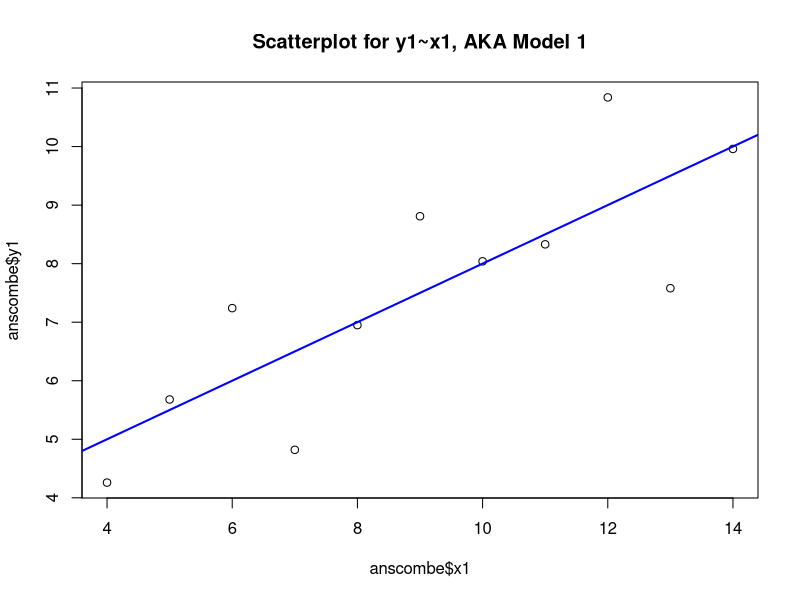
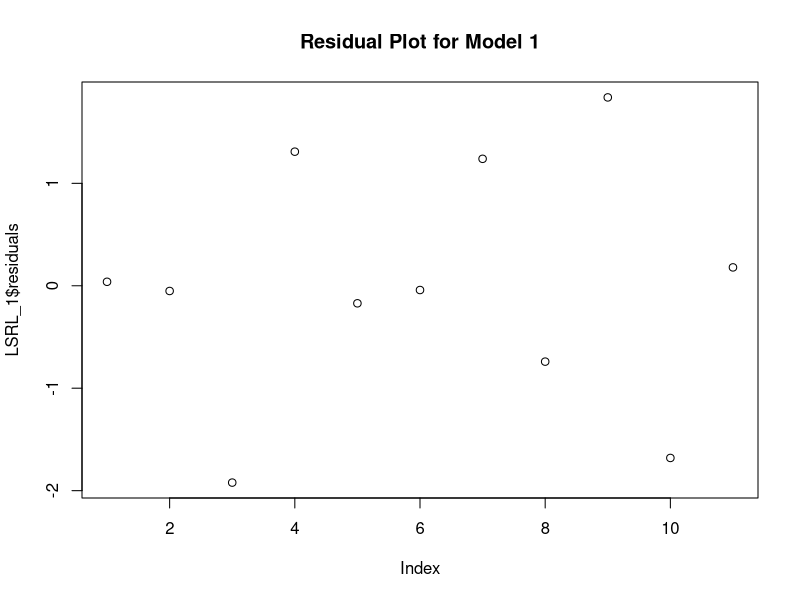
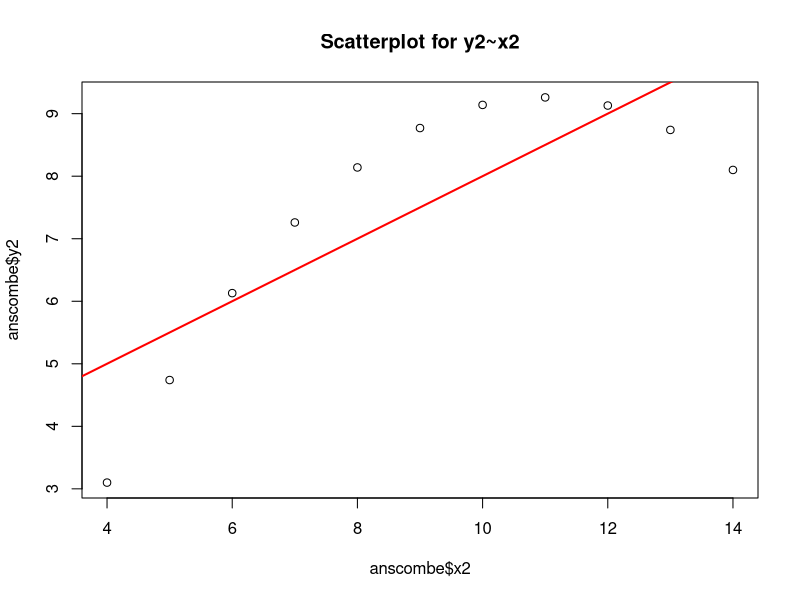
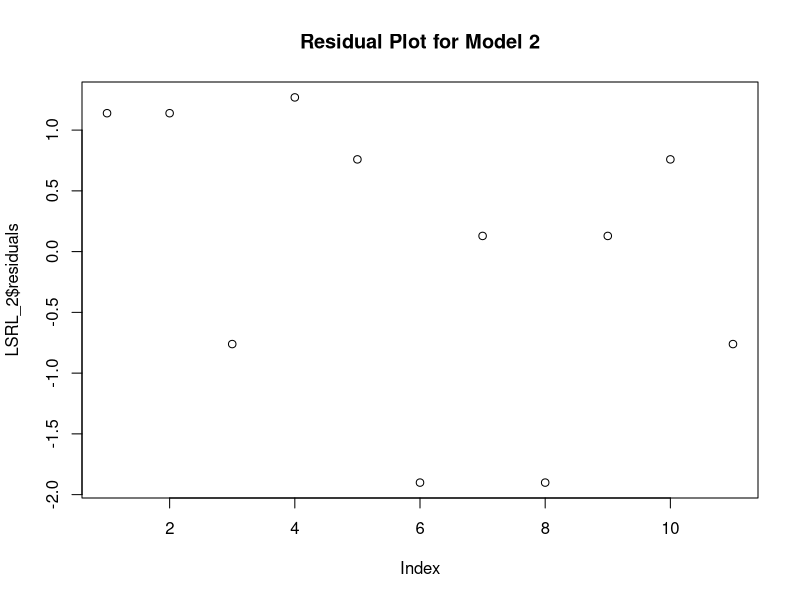
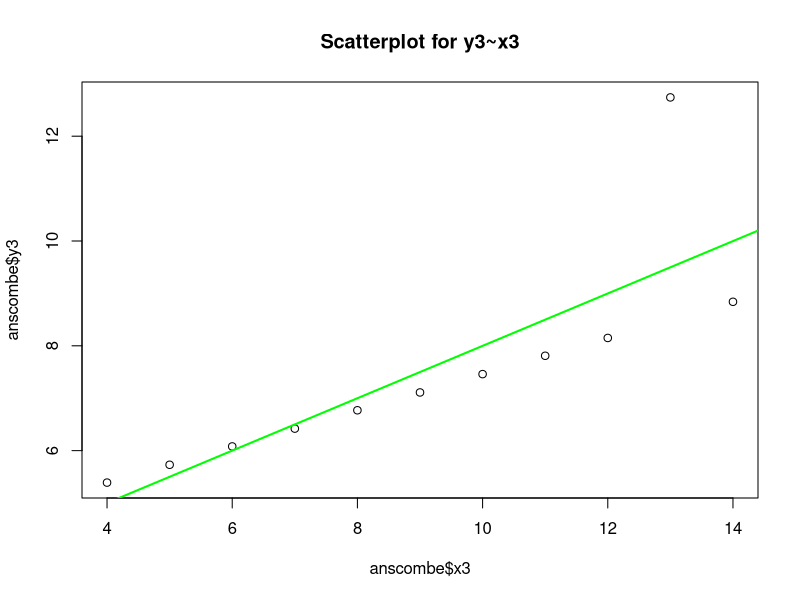
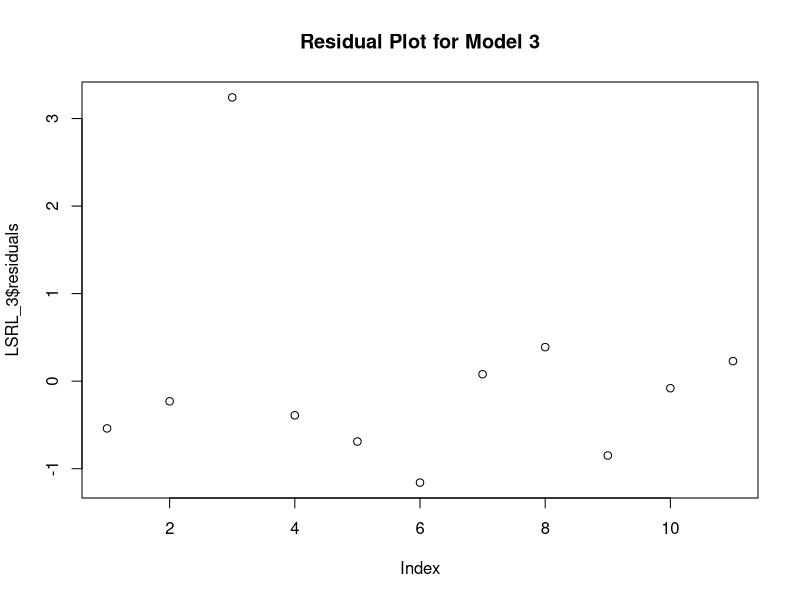
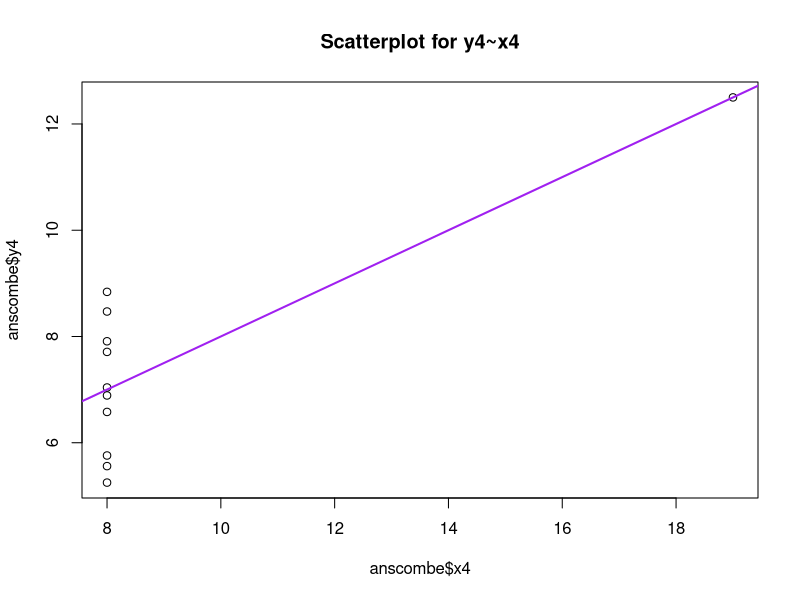
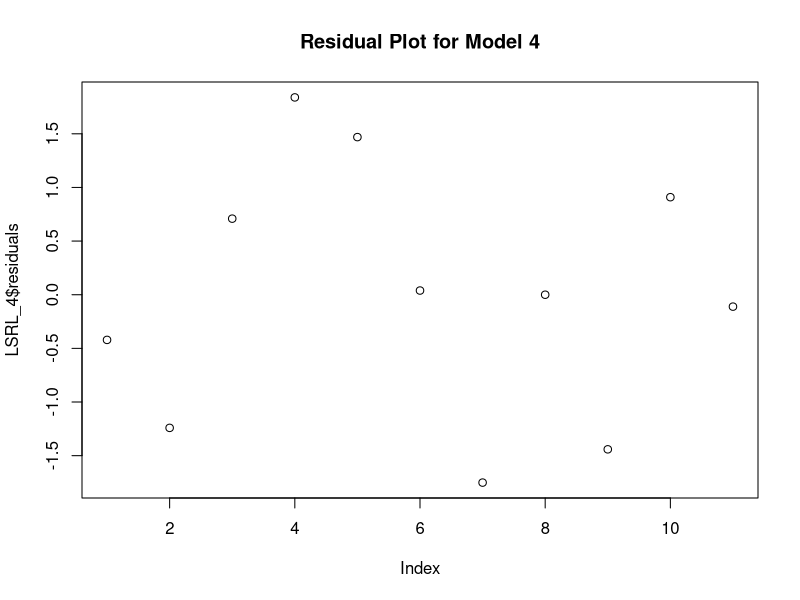

The R script that drew these images, in order:
### Remember to click Code>> Soft Wrap Long Lines.
### Remember to click Code>> Rainbow Parentheses.

#3.5 R Lab Anscombe Data
#Name and Period: Sami Elsayed - Period 2

#Load the anscombe data. View it. What are the column names, also know as variables?
data(anscombe)
View(anscombe)

#Create a LSRL for each and store it as lsrl_1, lsrl_2

LSRL_1<- lm(y1 ~ x1, data = anscombe)
LSRL_2<- lm(y2 ~ x2, data = anscombe)
LSRL_3 <- lm(y3 ~ x3, data = anscombe)
LSRL_4 <- lm(y4 ~ x4, data = anscombe)


#Calculate the r correlation coefficient, and R^2 value, of each. Record these values onto your packet. 
cor(anscombe$x1, anscombe$y1)
summary(LSRL_1)

cor(anscombe$x2, anscombe$y2)
summary(LSRL_2)

cor(anscombe$x3, anscombe$y3)
summary(LSRL_3)

cor(anscombe$x4, anscombe$y4)
summary(LSRL_4)


#HMMMMMM, very suss. 
#Draw a scatterplot for each model, graph the LSRL on top of it, and then graph the residual plot. Sketch you result in your packet.
#The first one has been done for you. 

##model_1##
plot(anscombe$x1, anscombe$y1,
     main = "Scatterplot for y1~x1, AKA Model 1")
abline(LSRL_1, col = "blue", lwd = 2)

#This code below will give you the residual plot for Model 1. 
plot(LSRL_1$residuals, 
     main="Residual Plot for Model 1")

##model_2. Pick your favorite color for abline. ##
plot(anscombe$x2, anscombe$y2,
          main = "Scatterplot for y2~x2")
abline(LSRL_2, col = "red", lwd = 2)
#Residual Plot
plot(LSRL_2$residuals, 
     main = "Residual Plot for Model 2")

##model_3. Pick your favorite color. ##
plot(anscombe$x3, anscombe$y3,
        main = "Scatterplot for y3~x3")
abline(LSRL_3, col = "green", lwd = 2)
#Residual Plot
plot(LSRL_3$residuals, 
     main = "Residual Plot for Model 3")

#model_4. Pick your favorite color. ##
plot(anscombe$x4, anscombe$y4,
     main = "Scatterplot for y4~x4")
abline(LSRL_4, col = "purple", lwd = 2)

plot(LSRL_4$residuals, 
     main = "Residual Plot for Model 4")

#OPTIONAL: The following code will let you look at all 8 graphs you made, at once. It will stack each graph in a space with 2 rows and 4 columns. 
#Run the code below, and then run all the code that made your graphs, above, again. 
par(mfrow=c(2, 4))


